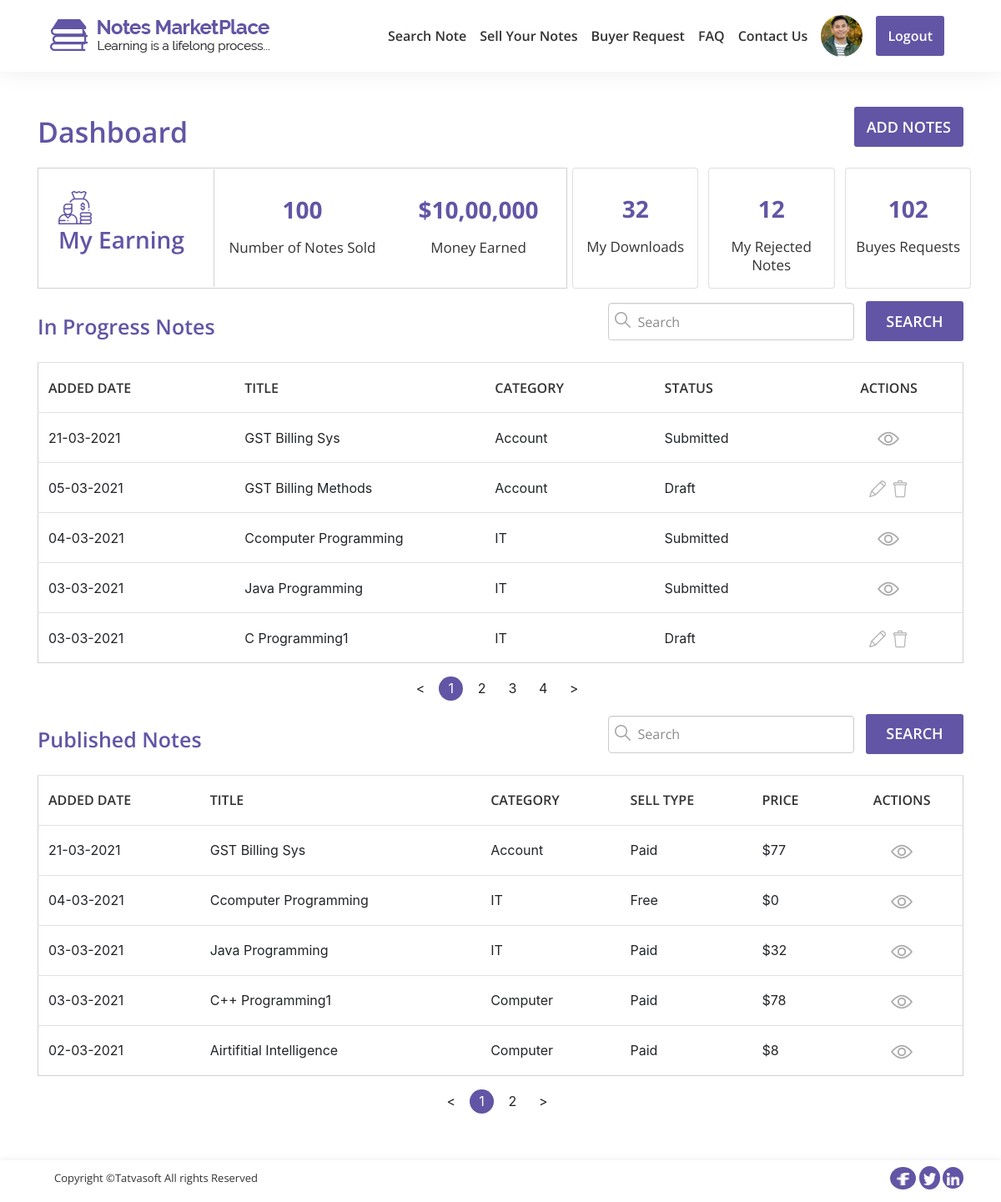
The page /users/dashboard.php (signed in) on the database its author committed.
### tables this page shows
CREATE TABLE `note` (
  `note_id` int(11) NOT NULL,
  `title` varchar(100) NOT NULL,
  `category_id` int(11) NOT NULL,
  `display_img` varchar(500) DEFAULT NULL,
  `note_type_id` int(11) DEFAULT NULL,
  `number_of_pages` int(11) DEFAULT NULL,
  `description` varchar(255) NOT NULL,
  `university` varchar(200) DEFAULT NULL,
  `country` varchar(100) DEFAULT NULL,
  `cource` varchar(100) DEFAULT NULL,
  `cource_code` varchar(100) DEFAULT NULL,
  `professor` varchar(100) DEFAULT NULL,
  `is_paid` bit(1) NOT NULL DEFAULT b'1',
  `price` decimal(10,0) DEFAULT NULL,
  `note_preview` varchar(255) DEFAULT NULL,
  `user_id` int(11) NOT NULL,
  `status_id` int(11) NOT NULL,
  `action_by` int(11) DEFAULT NULL,
  `admin_remark` varchar(255) DEFAULT NULL,
  `published_date` datetime DEFAULT NULL,
  `created_date` datetime DEFAULT NULL,
  `created_by` int(11) DEFAULT NULL,
  `updated_date` datetime DEFAULT NULL,
  `updated_by` int(11) DEFAULT NULL,
  `is_active` bit(2) NOT NULL DEFAULT b'1'
);

CREATE TABLE `category` (
  `category_id` int(11) NOT NULL,
  `name` varchar(100) NOT NULL,
  `description` varchar(255) NOT NULL,
  `created_date` datetime DEFAULT NULL,
  `created_by` int(11) DEFAULT NULL,
  `updated_date` datetime DEFAULT NULL,
  `updated_by` int(11) DEFAULT NULL,
  `is_active` bit(2) NOT NULL DEFAULT b'1'
);

### users/dashboard.php (the view, shortened to what this page needs)
<!DOCTYPE html>
<html lang="en">
<?php include "process/connection.php";
    $user=$_SESSION["user_id"];
    $query1="SELECT note_id,title,note.created_date,status.status,category.name,price,note.is_paid,note.status_id FROM note  JOIN category ON note.category_id=category.category_id JOIN status ON note.status_id = status.status_id WHERE user_id = '$user' AND note.status_id IN(1,2,3) ORDER BY note.created_date DESC";
    $query2="SELECT note_id,title,note.created_date,status.status,category.name,price,note.is_paid,note.status_id FROM note JOIN category ON note.category_id=category.category_id JOIN status ON note.status_id = status.status_id WHERE ( user_id = '$user' AND note.status_id = '3' ) ORDER BY note.created_date DESC";
    $result1=mysqli_query($conn, $query1);
    $result2=mysqli_query($conn, $query2);
?>
<head>
    <link rel="stylesheet" href="css/boostrap/bootstrap.min.css">
    <link rel="stylesheet" href="css/datatables/bootstrap.css">
    <link rel="stylesheet" href="css/animate/animate.min.css">
    <link rel="stylesheet" href="css/datatables/dataTables.bootstrap4.min.css">
    <link rel="stylesheet" href="css/style.css">
</head>
<body>
    <div class="we-wrapper">
        <?php include "includes/header.php"; ?>
        <section id="dashboard">
            <div class="container">
                <div class=" search-tab row d-flex pt-5">
                    <div class="col-md-auto  col-sm-12  align-self-center animated fadeInLeft">
                        <h2>Dashboard</h2>
                    </div>
                    <div class="col-md-auto col-sm-12 ml-auto  animated fadeInRight">
                        <a href="add-notes.php">
                            <button class="add-btn">Add Notes</button>
                        </a>
                    </div>
                </div>
                <div class=" data-range">
                    <div class="row">
                        <div class="col-md-7 col-sm-12 col-xs-12  animated fadeInLeft">
                            <div class="row card1">
                                <div class="col-md-4 col-xs-4 col-sm-4 cell-1 card-body pt-4 ">
                                    <div class="">
                                        <img src="img/Search/my-earning.png" class="pl-4">
                                        <p class="card-text pl-4">My Earning</p>
                                    </div>
                                </div>
                                <div class="col-md-8  col-xs-8 col-sm-8 ">
                                    <div class="row">
                                        <div class="col-md-6  col-xs-6 col-sm-6 cell " onclick="window.location.href = 'my-sold-notes.php';">
                                            <div>
                                                <p class="card-text text-center">100</p>
                                                <p class="value-content text-center">Number of Notes Sold</p>
                                            </div>
                                        </div>
                                        <div class="col-md-6  col-xs-6 col-sm-6 cell ">
                                            <p class="card-text text-center">$10,00,000</p>
                                            <p class="value-content text-center">Money Earned</p>
                                        </div>
                                    </div>
                                </div>
                            </div>
                        </div>
                        <div class="col-md-5 col-sm-12 col-xs-12">
                            <div class="card2 row">
                                <div class="col-md-4 ">
                                    <div class="card animated flipInY " onclick="window.location.href = 'my-downloads.php';">
                                        <div class="card-body">
                                            <p class="card-text text-center">32</p>
                                            <p class="value-content text-center">My Downloads</p>
                                        </div>
                                    </div>
                                </div>
                                <div class="col-md-4 ">
                                    <div class="card" onclick="window.location.href = 'my-rejected-notes.php';">
                                        <div class="card-body animated flipInY">
                                            <p class="card-text text-center">12</p>
                                            <p class="value-content text-center">My Rejected Notes</p>
                                        </div>
                                    </div>
                                </div>
                                <div class="col-md-4   ">
                                    <div class="card animated flipInY" onclick="window.location.href = 'buyer-request.php';">
                                        <div class="card-body">
                                            <p class="card-text text-center">102</p>
                                            <p class="value-content text-center">Buyes Requests</p>
                                        </div>
                                    </div>
                                </div>
                            </div>
                        </div>
                    </div>
                </div>
                <section id="table-container1">
                    <div class=" search-tab row d-flex">
                        <div class="col-md-auto  col-sm-12  align-self-center animated fadeInLeft">
                            <h4>In Progress Notes</h4>
                        </div>
                        <div class="col-md-auto col-sm-12 ml-auto  animated fadeInRight">
                            <form action="dashboard.php" method="post">
                                <div class="form-group ">
                                    <span class=" search-me">
                                        <img class=" field-icon-search" src="img/icons/search-icon.png">
                                        <input type="text" name="search_progress" id="searchMeTable1" class=" search-me form-search" placeholder="Search" />
                                    </span>
                                    <button class="search-btn" name="btn-progress-note">Search</button>
                                </div>
                            </form>
                        </div>
                    </div>
                    <div class="table-responsive  animated fadeInUp">
                        <?php if($result1 && mysqli_num_rows($result1) != 0){ ?>
                        <table class="table  my-tables paginated1">
                            <thead>
                                <tr>
                                    <td class="align-middle">Added date</td>
                                    <td class="align-middle">Title</td>
                                    <td class="align-middle">Category</td>
                                    <td class="align-middle">Status</td>
                                    <td class="align-middle text-center">Actions</td>
                                </tr>
                            </thead>
                            <tbody>
                                <?php while($row=mysqli_fetch_assoc($result1)){ ?>
                                <tr>
                                    <td><?php
                                          $time=strtotime($row['created_date']);
                                          $t=date("d-m-Y", $time);
                                          echo $t;
                                        ?>
                                    </td>
                                    <td><?php echo $row['title']; ?></td>
                                    <td><?php echo $row['name']; ?></td>
                                    <?php if($row['status_id'] == 1){ ?>
                                    <td>Draft</td>
                                    <td class="text-center"><a href="add-notes.php?note_id=<?php echo $row['note_id']; ?>"><img src="img/icons/edit.png"  class="pr-2"></a><img src="img/icons/delete.png"></td>
                                    <?php }
                                        if($row['status_id'] == 3){
                                    ?>
                                    <td>Submitted</td>
                                    <td class="text-center"><a href="notes-detail.php"><img src="img/pre-login/eye.png"></a></td>
                                    <?php } ?>
                                </tr>
                                <?php }?>
                            </tbody>
                        </table>
                        <?php } else{?>
                        <h5 class="text-center mt-3">No Record Found</h5>
                        <?php } ?>
                    </div>
                </section>
                <section id="table-container2">
                    <div class=" search-tab row d-flex">
                        <div class="col-md-auto  col-sm-12  align-self-center  wow fadeInLeft">
                            <h4>Published Notes</h4>
                        </div>
                        <div class="col-md-auto col-sm-12 ml-auto  wow fadeInRight">
                            <form>
                                <div class="form-group ">
                                    <span class=" search-me">
                                        <img class=" field-icon-search" src="img/icons/search-icon.png">
                                        <input type="text" name="full-name" id="searchMeTable2" class=" search-me form-search" placeholder="Search" />
                                    </span>
                                    <button class="search-btn">Search</button>
                                </div>
                            </form>
                        </div>
                    </div>
                    <div class="table-responsive  wow fadeInUp">
                        <?php if($result2 && mysqli_num_rows($result1) != 0){ ?>
                        <table id="dashbord1" class="table  my-tables paginated2">
                            <thead>
                                <tr>
                                    <td class="align-middle">Added date</td>
                                    <td class="align-middle">Title</td>
                                    <td class="align-middle">Category</td>
                                    <td class="align-middle">Sell Type</td>
                                    <td class="align-middle">Price</td>
                                    <td class="align-middle text-center">Actions</td>
                                </tr>
                            </thead>
                            <tbody>
                                <?php while($row1=mysqli_fetch_assoc($result2)){
                                if($row1['status_id']==3){?>
                                <tr>
                                    <td><?php
                                         $time=strtotime($row1['created_date']);
                                          $t=date("d-m-Y", $time);
                                          echo $t;  ?>
                                    </td>
                                    <td><?php echo $row1['title']; ?></td>
                                    <td><?php echo $row1['name']; ?></td>
                                    <?php if($row1['is_paid'] == 1){ ?>
                                    <td><?php echo "Paid"?></td>
                                    <?php }
                                        if($row1['is_paid'] == 0){
                                    ?>
                                    <td><?php echo "Free"?></td>
                                    <?php } ?>
                                    <td>$<?php echo $row1['price']; ?></td>
                                    <td class="text-center"><a href="notes-detail.php"><img src="img/pre-login/eye.png"></a></td>
                                </tr>
                                <?php }} ?>
                            </tbody>
                        </table>
                        <?php } else{?>
                        <h5 class="text-center mt-3">No Record Found</h5>
                        <?php } ?>
                    </div>
                </section>
            </div>
        </section>
        <?php include "includes/footer.php"; ?>
    </div>
</body>
</html>

### rows shown on the page
note: created_date "21-03-2021", title "GST Billing Sys", category.name "Account", is_paid "Paid", price "77"
note: created_date "05-03-2021", title "GST Billing Methods", category.name "Account"
note: created_date "04-03-2021", title "Ccomputer Programming", category.name "IT", is_paid "Free", price "0"
note: created_date "03-03-2021", title "Java Programming", category.name "IT", is_paid "Paid", price "32"
note: created_date "03-03-2021", title "C Programming1", category.name "IT"
note: created_date "03-03-2021", title "C++ Programming1", category.name "Computer", is_paid "Paid", price "78"
note: created_date "02-03-2021", title "Airtifitial Intelligence", category.name "Computer", is_paid "Paid", price "8"
